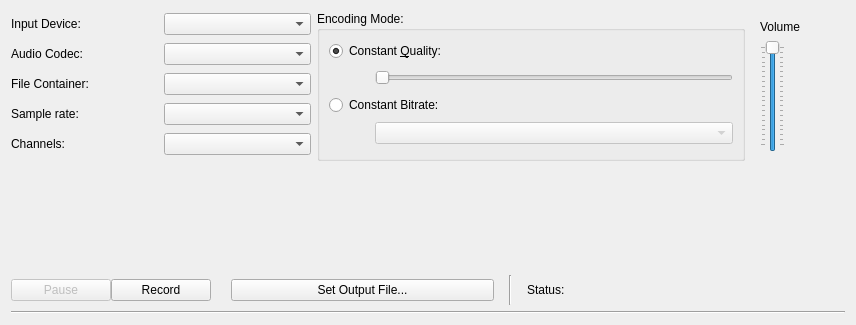
<?xml version="1.0" encoding="UTF-8"?>
<ui version="4.0">
 <class>AudioRecorder</class>
 <widget class="QWidget" name="AudioRecorder">
  <property name="geometry">
   <rect>
    <x>0</x>
    <y>0</y>
    <width>856</width>
    <height>325</height>
   </rect>
  </property>
  <property name="minimumSize">
   <size>
    <width>250</width>
    <height>325</height>
   </size>
  </property>
  <property name="windowTitle">
   <string>MainWindow</string>
  </property>
  <layout class="QVBoxLayout" name="verticalLayout">
   <item>
    <layout class="QGridLayout" name="gridLayout_3">
     <item row="5" column="0">
      <layout class="QHBoxLayout" name="horizontalLayout">
       <item>
        <widget class="QWidget" name="settingsWidgets" native="true">
         <property name="minimumSize">
          <size>
           <width>300</width>
           <height>125</height>
          </size>
         </property>
         <property name="maximumSize">
          <size>
           <width>16777215</width>
           <height>150</height>
          </size>
         </property>
         <layout class="QHBoxLayout" name="horizontalLayout_3">
          <property name="leftMargin">
           <number>0</number>
          </property>
          <property name="topMargin">
           <number>0</number>
          </property>
          <property name="rightMargin">
           <number>0</number>
          </property>
          <property name="bottomMargin">
           <number>0</number>
          </property>
          <item>
           <layout class="QGridLayout" name="gridLayout_2">
            <item row="3" column="0">
             <widget class="QLabel" name="label_4">
              <property name="text">
               <string>Sample rate:</string>
              </property>
             </widget>
            </item>
            <item row="0" column="1">
             <widget class="QComboBox" name="audioDeviceBox"/>
            </item>
            <item row="0" column="0">
             <widget class="QLabel" name="label">
              <property name="text">
               <string>Input Device:</string>
              </property>
             </widget>
            </item>
            <item row="2" column="0">
             <widget class="QLabel" name="label_3">
              <property name="text">
               <string>File Container:</string>
              </property>
             </widget>
            </item>
            <item row="1" column="1">
             <widget class="QComboBox" name="audioCodecBox"/>
            </item>
            <item row="3" column="1">
             <widget class="QComboBox" name="sampleRateBox"/>
            </item>
            <item row="2" column="1">
             <widget class="QComboBox" name="containerBox"/>
            </item>
            <item row="4" column="1">
             <widget class="QComboBox" name="channelsBox"/>
            </item>
            <item row="4" column="0">
             <widget class="QLabel" name="label_5">
              <property name="text">
               <string>Channels:</string>
              </property>
             </widget>
            </item>
            <item row="1" column="0">
             <widget class="QLabel" name="label_2">
              <property name="text">
               <string>Audio Codec:</string>
              </property>
             </widget>
            </item>
           </layout>
          </item>
         </layout>
        </widget>
       </item>
       <item>
        <widget class="QGroupBox" name="encodingModeBox">
         <property name="sizePolicy">
          <sizepolicy hsizetype="Preferred" vsizetype="Preferred">
           <horstretch>1</horstretch>
           <verstretch>0</verstretch>
          </sizepolicy>
         </property>
         <property name="minimumSize">
          <size>
           <width>0</width>
           <height>125</height>
          </size>
         </property>
         <property name="maximumSize">
          <size>
           <width>16777215</width>
           <height>150</height>
          </size>
         </property>
         <property name="title">
          <string>Encoding Mode:</string>
         </property>
         <layout class="QGridLayout" name="gridLayout">
          <item row="3" column="0">
           <spacer name="horizontalSpacer">
            <property name="orientation">
             <enum>Qt::Horizontal</enum>
            </property>
            <property name="sizeType">
             <enum>QSizePolicy::Fixed</enum>
            </property>
            <property name="sizeHint" stdset="0">
             <size>
              <width>40</width>
              <height>20</height>
             </size>
            </property>
           </spacer>
          </item>
          <item row="1" column="0">
           <spacer name="horizontalSpacer_2">
            <property name="orientation">
             <enum>Qt::Horizontal</enum>
            </property>
            <property name="sizeType">
             <enum>QSizePolicy::Fixed</enum>
            </property>
            <property name="sizeHint" stdset="0">
             <size>
              <width>40</width>
              <height>20</height>
             </size>
            </property>
           </spacer>
          </item>
          <item row="1" column="1">
           <widget class="QSlider" name="qualitySlider">
            <property name="orientation">
             <enum>Qt::Horizontal</enum>
            </property>
           </widget>
          </item>
          <item row="3" column="1">
           <widget class="QComboBox" name="bitrateBox">
            <property name="enabled">
             <bool>false</bool>
            </property>
           </widget>
          </item>
          <item row="2" column="0" colspan="2">
           <widget class="QRadioButton" name="constantBitrateRadioButton">
            <property name="text">
             <string>Constant Bitrate:</string>
            </property>
           </widget>
          </item>
          <item row="0" column="0" colspan="2">
           <widget class="QRadioButton" name="constantQualityRadioButton">
            <property name="text">
             <string>Constant &amp;Quality:</string>
            </property>
            <property name="checked">
             <bool>true</bool>
            </property>
           </widget>
          </item>
         </layout>
        </widget>
       </item>
       <item>
        <widget class="QWidget" name="volumeWidget" native="true">
         <property name="minimumSize">
          <size>
           <width>50</width>
           <height>125</height>
          </size>
         </property>
         <property name="maximumSize">
          <size>
           <width>16777215</width>
           <height>150</height>
          </size>
         </property>
         <layout class="QVBoxLayout" name="verticalLayout_3">
          <item>
           <widget class="QLabel" name="volumeLabel">
            <property name="text">
             <string>Volume</string>
            </property>
           </widget>
          </item>
          <item>
           <widget class="QSlider" name="volumeSlider">
            <property name="maximum">
             <number>100</number>
            </property>
            <property name="value">
             <number>100</number>
            </property>
            <property name="orientation">
             <enum>Qt::Vertical</enum>
            </property>
            <property name="tickPosition">
             <enum>QSlider::TicksBothSides</enum>
            </property>
            <property name="tickInterval">
             <number>5</number>
            </property>
           </widget>
          </item>
         </layout>
        </widget>
       </item>
       <item>
        <widget class="QWidget" name="levelsWidget" native="true">
         <property name="minimumSize">
          <size>
           <width>30</width>
           <height>20</height>
          </size>
         </property>
         <property name="maximumSize">
          <size>
           <width>50</width>
           <height>150</height>
          </size>
         </property>
         <layout class="QGridLayout" name="gridLayout_5">
          <item row="0" column="0">
           <layout class="QHBoxLayout" name="levelsLayout"/>
          </item>
         </layout>
        </widget>
       </item>
      </layout>
     </item>
     <item row="7" column="0">
      <widget class="QWidget" name="buttonsWidget" native="true">
       <property name="minimumSize">
        <size>
         <width>0</width>
         <height>30</height>
        </size>
       </property>
       <property name="maximumSize">
        <size>
         <width>16777215</width>
         <height>30</height>
        </size>
       </property>
       <layout class="QHBoxLayout" name="horizontalLayout_4">
        <property name="spacing">
         <number>0</number>
        </property>
        <property name="leftMargin">
         <number>0</number>
        </property>
        <property name="topMargin">
         <number>0</number>
        </property>
        <property name="rightMargin">
         <number>0</number>
        </property>
        <property name="bottomMargin">
         <number>0</number>
        </property>
        <item>
         <layout class="QHBoxLayout" name="horizontalLayout_2">
          <item>
           <widget class="QPushButton" name="pauseButton">
            <property name="enabled">
             <bool>false</bool>
            </property>
            <property name="maximumSize">
             <size>
              <width>100</width>
              <height>16777215</height>
             </size>
            </property>
            <property name="text">
             <string>Pause</string>
            </property>
            <property name="icon">
             <iconset theme="SP_MediaPlay">
              <normaloff>.</normaloff>.</iconset>
            </property>
           </widget>
          </item>
          <item>
           <widget class="QPushButton" name="recordButton">
            <property name="maximumSize">
             <size>
              <width>100</width>
              <height>16777215</height>
             </size>
            </property>
            <property name="text">
             <string>Record</string>
            </property>
           </widget>
          </item>
          <item>
           <spacer name="horizontalSpacer_4">
            <property name="orientation">
             <enum>Qt::Horizontal</enum>
            </property>
            <property name="sizeType">
             <enum>QSizePolicy::Fixed</enum>
            </property>
            <property name="sizeHint" stdset="0">
             <size>
              <width>20</width>
              <height>20</height>
             </size>
            </property>
           </spacer>
          </item>
          <item>
           <widget class="QPushButton" name="outputButton">
            <property name="text">
             <string>Set Output File...</string>
            </property>
           </widget>
          </item>
          <item>
           <spacer name="horizontalSpacer_5">
            <property name="orientation">
             <enum>Qt::Horizontal</enum>
            </property>
            <property name="sizeType">
             <enum>QSizePolicy::Fixed</enum>
            </property>
            <property name="sizeHint" stdset="0">
             <size>
              <width>15</width>
              <height>20</height>
             </size>
            </property>
           </spacer>
          </item>
          <item>
           <widget class="Line" name="line_2">
            <property name="orientation">
             <enum>Qt::Vertical</enum>
            </property>
           </widget>
          </item>
          <item>
           <spacer name="horizontalSpacer_3">
            <property name="orientation">
             <enum>Qt::Horizontal</enum>
            </property>
            <property name="sizeType">
             <enum>QSizePolicy::Fixed</enum>
            </property>
            <property name="sizeHint" stdset="0">
             <size>
              <width>15</width>
              <height>20</height>
             </size>
            </property>
           </spacer>
          </item>
          <item>
           <widget class="QLabel" name="label_6">
            <property name="maximumSize">
             <size>
              <width>55</width>
              <height>16777215</height>
             </size>
            </property>
            <property name="text">
             <string>Status: </string>
            </property>
           </widget>
          </item>
          <item>
           <widget class="QLabel" name="statusText">
            <property name="text">
             <string/>
            </property>
           </widget>
          </item>
         </layout>
        </item>
       </layout>
      </widget>
     </item>
     <item row="6" column="0">
      <widget class="QWidget" name="waveformWidget" native="true">
       <property name="minimumSize">
        <size>
         <width>0</width>
         <height>100</height>
        </size>
       </property>
       <layout class="QVBoxLayout" name="verticalLayout_4">
        <property name="spacing">
         <number>0</number>
        </property>
        <property name="leftMargin">
         <number>0</number>
        </property>
        <property name="topMargin">
         <number>0</number>
        </property>
        <property name="rightMargin">
         <number>0</number>
        </property>
        <property name="bottomMargin">
         <number>0</number>
        </property>
        <item>
         <layout class="QVBoxLayout" name="waveformLayout">
          <property name="spacing">
           <number>5</number>
          </property>
         </layout>
        </item>
       </layout>
      </widget>
     </item>
    </layout>
   </item>
   <item>
    <widget class="Line" name="line">
     <property name="orientation">
      <enum>Qt::Horizontal</enum>
     </property>
    </widget>
   </item>
  </layout>
 </widget>
 <resources/>
 <connections>
  <connection>
   <sender>recordButton</sender>
   <signal>clicked()</signal>
   <receiver>AudioRecorder</receiver>
   <slot>toggleRecord()</slot>
   <hints>
    <hint type="sourcelabel">
     <x>191</x>
     <y>340</y>
    </hint>
    <hint type="destinationlabel">
     <x>113</x>
     <y>317</y>
    </hint>
   </hints>
  </connection>
  <connection>
   <sender>outputButton</sender>
   <signal>clicked()</signal>
   <receiver>AudioRecorder</receiver>
   <slot>setOutputLocation()</slot>
   <hints>
    <hint type="sourcelabel">
     <x>46</x>
     <y>340</y>
    </hint>
    <hint type="destinationlabel">
     <x>6</x>
     <y>302</y>
    </hint>
   </hints>
  </connection>
  <connection>
   <sender>pauseButton</sender>
   <signal>clicked()</signal>
   <receiver>AudioRecorder</receiver>
   <slot>togglePause()</slot>
   <hints>
    <hint type="sourcelabel">
     <x>252</x>
     <y>334</y>
    </hint>
    <hint type="destinationlabel">
     <x>258</x>
     <y>346</y>
    </hint>
   </hints>
  </connection>
  <connection>
   <sender>constantQualityRadioButton</sender>
   <signal>toggled(bool)</signal>
   <receiver>qualitySlider</receiver>
   <slot>setEnabled(bool)</slot>
   <hints>
    <hint type="sourcelabel">
     <x>113</x>
     <y>197</y>
    </hint>
    <hint type="destinationlabel">
     <x>115</x>
     <y>223</y>
    </hint>
   </hints>
  </connection>
  <connection>
   <sender>constantBitrateRadioButton</sender>
   <signal>toggled(bool)</signal>
   <receiver>bitrateBox</receiver>
   <slot>setEnabled(bool)</slot>
   <hints>
    <hint type="sourcelabel">
     <x>173</x>
     <y>259</y>
    </hint>
    <hint type="destinationlabel">
     <x>190</x>
     <y>291</y>
    </hint>
   </hints>
  </connection>
 </connections>
 <slots>
  <slot>setOutputLocation()</slot>
  <slot>toggleRecord()</slot>
  <slot>togglePause()</slot>
 </slots>
</ui>
